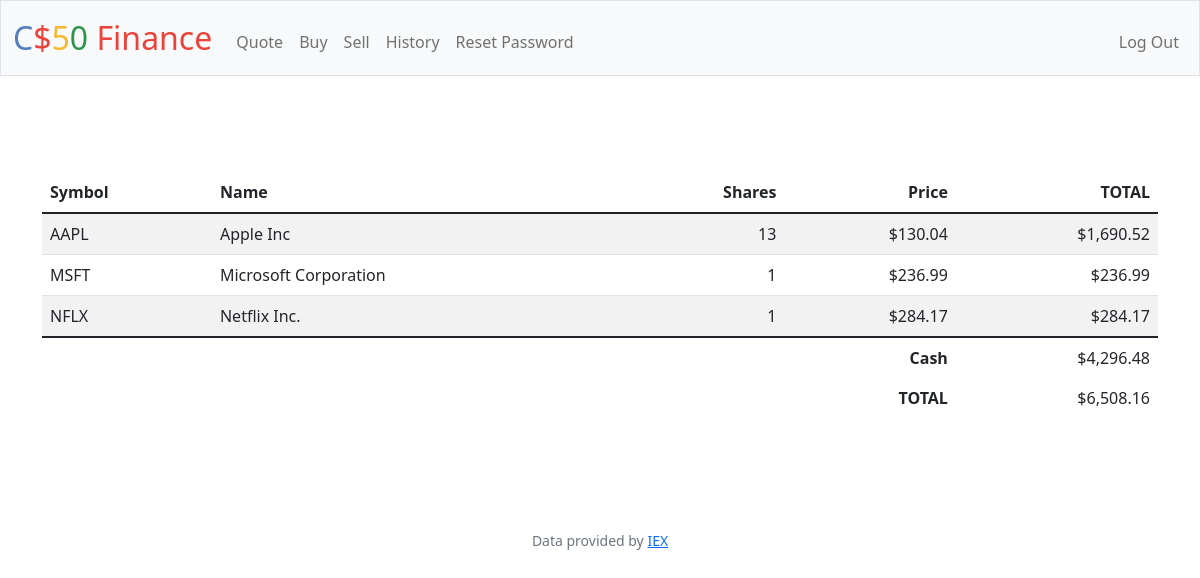
The page / (signed in) on the database its author committed.
### tables this page shows
CREATE TABLE 'ledger' ('id' INTEGER PRIMARY KEY NOT NULL, 'user_id' INTEGER, 'symbol' TEXT, 'name' TEXT, 'shares' INTEGER, 'price' REAL, 'date' DATETIME);

### app.py (the view)
@app.route("/")
@login_required
def index():
    id = session["user_id"]
    infos = db.execute("SELECT symbol, name, SUM(shares) as shares, price FROM ledger WHERE user_id = ? GROUP BY symbol", id)
    balance = db.execute("SELECT cash FROM users WHERE id = ?", id)
    cash = balance[0]["cash"]
    sum = 0
    for info in infos:
        sum += info["shares"] * info["price"]
    return render_template("index.html", infos=infos, cash=round(cash, 2), total=round((sum+cash), 2))

### app.py (called while the page is built)
@app.after_request
def after_request(response):
    response.headers["Cache-Control"] = "no-cache, no-store, must-revalidate"
    response.headers["Expires"] = 0
    response.headers["Pragma"] = "no-cache"
    return response

### helpers.py (called while the page is built)
def login_required(f):
    @wraps(f)
    def decorated_function(*args, **kwargs):
        if session.get("user_id") is None:
            return redirect("/login")
        return f(*args, **kwargs)
    return decorated_function

def usd(value):
    return f"${value:,.2f}"

### templates/index.html (shortened to what this page needs)
{% extends "layout.html" %}
{% block main %}
    <main class="container py-5 text-center">
        <table class="table table-striped">
            <thead>
                <tr>
                    <th class="text-start">Symbol</th>
                    <th class="text-start">Name</th>
                    <th class="text-end">Shares</th>
                    <th class="text-end">Price</th>
                    <th class="text-end">TOTAL</th>
                </tr>
            </thead>
            <tbody>
                {% for info in infos %}
                <tr>
                    <td class="text-start">{{info.symbol}}</td>
                    <td class="text-start">{{info.name}}</td>
                    <td class="text-end">{{info.shares}}</td>
                    <td class="text-end">{{info.price|usd}}</td>
                    <td class="text-end">{{(info.shares * info.price)|usd}}</td>
                </tr>
                {% endfor %}
                <tfoot>
                    <tr>
                        <td class="border-0 fw-bold text-end" colspan ="4">Cash</td>
                        <td class="border-0 text-end">{{cash|usd}}</td>
                    </tr>
                    <tr>
                        <td class="class= border-0 fw-bold text-end" colspan ="4">TOTAL</td>
                        <td class="border-0 w-bold text-end">{{total|usd}}</td>
                    </tr>
                </tfoot>
            </tbody>
        </table>
    </main>
{% endblock %}

### rows shown on the page
ledger: symbol "MSFT", name "Microsoft Corporation", shares "1", price "$236.99", (info.shares*info.price)|usd "$236.99"
ledger: symbol "NFLX", name "Netflix Inc.", shares "1", price "$284.17", (info.shares*info.price)|usd "$284.17"

### other values the page prints
{{ info.symbol }} "AAPL"
{{ info.name }} "Apple Inc"
{{ info.shares }} "13"
{{ info.price|usd }} "$130.04"
{{ (info.shares * info.price)|usd }} "$1,690.52"
{{ cash|usd }} "$4,296.48"
{{ total|usd }} "$6,508.16"
